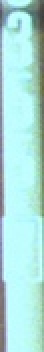
#> input picture 练习/example5.jpg, 22 x 176 px, shrunk from 43 x 338 before the run (shown 2 times larger)
$ python '实例_7_2-对比度增强(下半).py'
#> lines starting #> are read from the running program, lines starting #| are printed output that depends on the picture
# -*- 2 -*-
"""
功能：颜色规范化，最大值灰度处理
作者：fenghuohuo
日期：2021年11月8日
功能已经可以使用
"""
import cv2
import cv2 as cv
import numpy as np
import matplotlib.pyplot as plt

# path = "D:\\1.Desktop file\\picture\\img.jpg"
path = "example5.jpg"
img = cv2.imread(path)
#> img is the input picture: shape (176, 22, 3); mean B, G, R 220.4, 224.1, 173.1
height = img.shape[0]
#> height = 176
width = img.shape[1]
#> width = 22
loop_1 = int(height/2)
#> loop_1 = 88
loop_2 = int(height)
#> loop_2 = 176
diff = loop_2 - loop_1
#> diff = 88

img_gray = cv2.cvtColor(img, cv2.COLOR_BGR2GRAY)
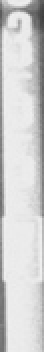
#> img_gray: shape (176, 22) (shown 2 times larger); min 61, max 240, mean 208.4
cv2.imshow("img_gray", img_gray)

img_half = img_gray[loop_1:loop_2, 0:width]
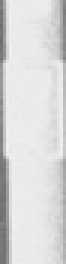
#> img_half: shape (88, 22) (shown 3 times larger); min 110, max 240, mean 216.6
# cv2.imshow("half", img_half)

flat_gray = img_half.reshape(width * diff).tolist()
#> flat_gray = 1936 values, max 240 at index 1058, min 110 at index 176, mean 216.6
A = min(flat_gray)  # 最大灰度值
#> A = 110
B = max(flat_gray)  # 最小灰度值
#> B = 240

for i in range(diff):
    for j in range(width):
        img_gray[i+loop_1, j] = 255/(B - A)*(img_half[i, j] - A)+0.5
        img_gray[i + loop_1, j] = 255 / (B - A) * (img_half[i, j] - A) + 0.5
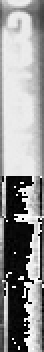
#> img_gray: shape (176, 22) (shown 2 times larger); min 0, max 253, mean 147.4

cv2.imshow("src", img)
cv2.imshow("result", img_gray)

name1 = "D:\\1.Desktop file\\picture\\result.png"
# name2 = "D:\\1.Desktop file\\picture\\src1.png"
cv2.imwrite(name1, img_gray)    # imwrite中第一个参数是文件名，可以加上存放路径
# cv2.imwrite(name2, img)

# cv2.imwrite("2.png", img)     # 也可以直接保存在当前文件夹内

cv2.waitKey(0)
cv2.destroyAllWindows()

$ run again, with 练习/example6.jpg copied over 练习/example5.jpg
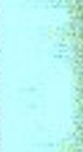
#> input picture 练习/example6.jpg, 83 x 152 px, shrunk from 160 x 291 before the run
#> img is the input picture: shape (152, 83, 3); mean B, G, R 244.3, 248, 185.5
#> `img_half = img_gray[loop_1:loop_2, 0:width]`:
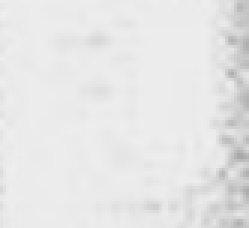
#> img_half: shape (76, 83) (shown 3 times larger); min 168, max 238, mean 230.4
#> flat_gray = 6308 values, max 238 at index 333, min 168 at index 4312, mean 230.4
#> A = 168
#> B = 238
#> after the loop `for i in range(diff):`:
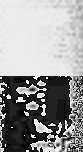
#> img_gray: shape (152, 83); min 0, max 252, mean 154.1
